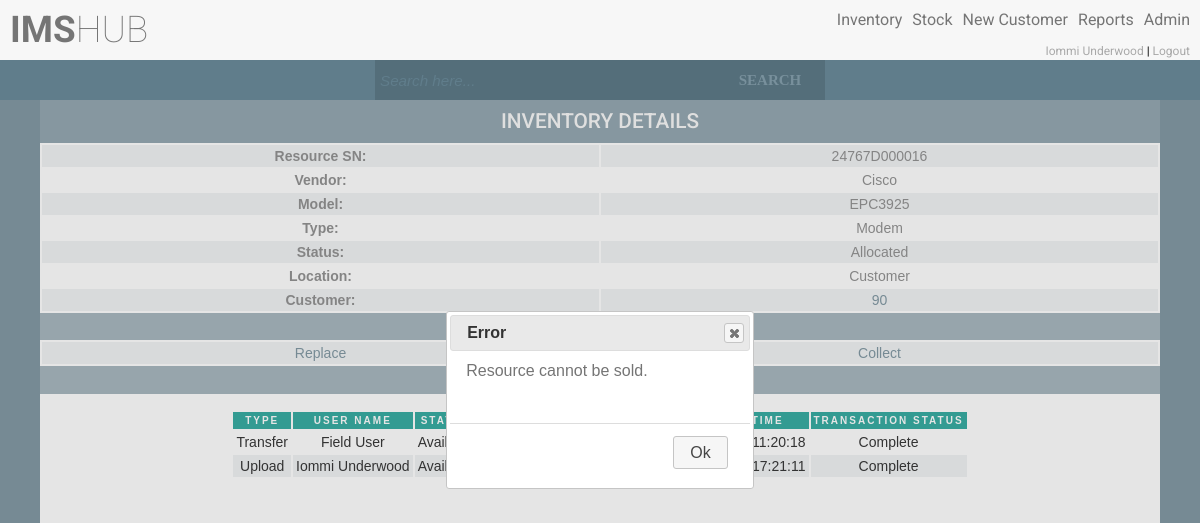
Page /viewInventoryDetails.php?id=77&cannotBeSold (signed in) on the earlier database version.
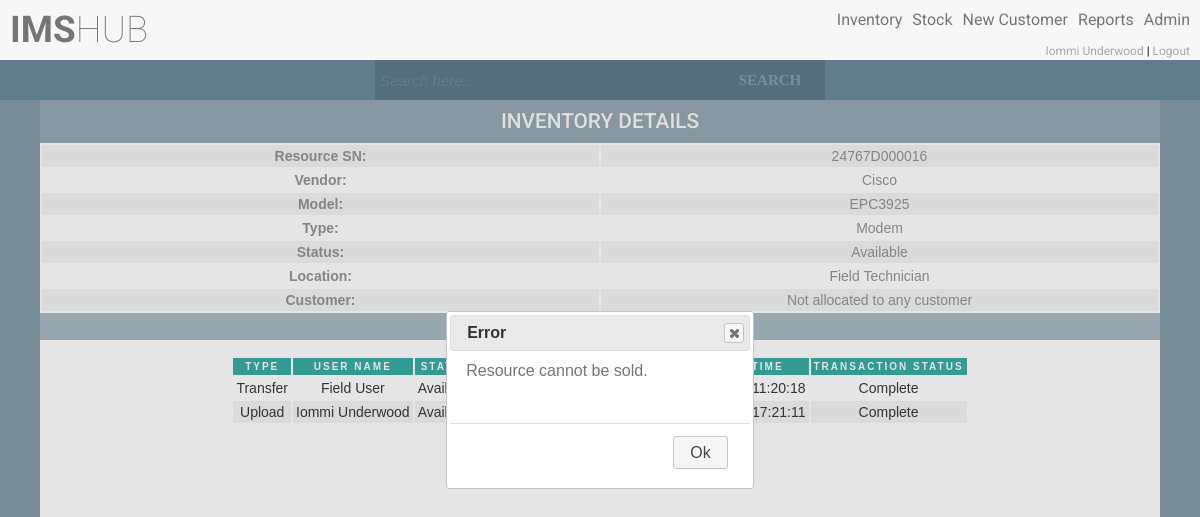
Same page on the later database version.
### tables this page shows
CREATE TABLE `users` (
  `uid` int(11) NOT NULL AUTO_INCREMENT,
  `name` varchar(50) NOT NULL,
  `surname` varchar(50) NOT NULL,
  `email` varchar(50) NOT NULL,
  `username` varchar(30) NOT NULL,
  `password` varchar(100) NOT NULL,
  `salt` varchar(32) NOT NULL,
  `user_type_id` int(11) NOT NULL,
  `user_status_id` int(11) NOT NULL,
  `resource_location_id` int(11) DEFAULT NULL,
  PRIMARY KEY (`uid`),
  UNIQUE KEY `uq_email` (`email`),
  UNIQUE KEY `uq_username` (`username`),
  KEY `fk_user_type_id` (`user_type_id`),
  KEY `fk_user_status_id` (`user_status_id`),
  CONSTRAINT `fk_user_status_id` FOREIGN KEY (`user_status_id`) REFERENCES `user_statuses` (`user_status_id`),
  CONSTRAINT `fk_user_type_id` FOREIGN KEY (`user_type_id`) REFERENCES `user_types` (`user_type_id`)
);

CREATE TABLE `resources` (
  `resource_id` int(11) NOT NULL AUTO_INCREMENT,
  `resource_unique_value` varchar(50) NOT NULL,
  `resource_model_id` int(11) NOT NULL,
  `resource_type_id` int(11) NOT NULL,
  `voucher_value_id` int(11) DEFAULT NULL,
  `resource_status_id` int(11) NOT NULL,
  `resource_location_id` int(11) NOT NULL,
  `customer_account_id` int(11) DEFAULT NULL,
  `last_transaction_id` int(11) DEFAULT NULL,
  `resource_latitude` float(10,6) DEFAULT NULL,
  `resource_longitude` float(10,6) DEFAULT NULL,
  `last_update_user` int(11) NOT NULL,
  PRIMARY KEY (`resource_id`),
  UNIQUE KEY `resource_unique_value_UNIQUE` (`resource_unique_value`),
  KEY `fk_resource_status_id` (`resource_status_id`),
  KEY `fk_resource_type_id` (`resource_type_id`),
  KEY `fk_resource_location_id` (`resource_location_id`),
  KEY `fk_customer_account_id` (`customer_account_id`),
  KEY `fk_resource_model_id` (`resource_model_id`),
  KEY `fk_voucher_value_id` (`voucher_value_id`),
  KEY `fk_last_transaction_id` (`last_transaction_id`),
  KEY `ix_resource_unique_value` (`resource_unique_value`),
  CONSTRAINT `fk_customer_account_id` FOREIGN KEY (`customer_account_id`) REFERENCES `customer_accounts` (`customer_account_id`),
  CONSTRAINT `fk_last_transaction_id` FOREIGN KEY (`last_transaction_id`) REFERENCES `transactions` (`transaction_id`),
  CONSTRAINT `fk_resource_location_id` FOREIGN KEY (`resource_location_id`) REFERENCES `resource_locations` (`resource_location_id`),
  CONSTRAINT `fk_resource_model_id` FOREIGN KEY (`resource_model_id`) REFERENCES `resource_models` (`resource_model_id`),
  CONSTRAINT `fk_resource_status_id` FOREIGN KEY (`resource_status_id`) REFERENCES `resource_statuses` (`resource_status_id`),
  CONSTRAINT `fk_voucher_value_id` FOREIGN KEY (`voucher_value_id`) REFERENCES `voucher_values` (`voucher_value_id`)
);

CREATE TABLE `resource_brands` (
  `resource_brand_id` int(11) NOT NULL AUTO_INCREMENT,
  `resource_brand` varchar(50) NOT NULL,
  PRIMARY KEY (`resource_brand_id`),
  UNIQUE KEY `uq_resource_brand` (`resource_brand`)
);

CREATE TABLE `resource_types` (
  `resource_type_id` int(11) NOT NULL AUTO_INCREMENT,
  `resource_type` varchar(50) NOT NULL,
  PRIMARY KEY (`resource_type_id`),
  UNIQUE KEY `uq_resource_type` (`resource_type`)
);

CREATE TABLE `resource_statuses` (
  `resource_status_id` int(11) NOT NULL AUTO_INCREMENT,
  `resource_status` varchar(50) NOT NULL,
  PRIMARY KEY (`resource_status_id`),
  UNIQUE KEY `uq_resource_status` (`resource_status`)
);

CREATE TABLE `resource_locations` (
  `resource_location_id` int(11) NOT NULL AUTO_INCREMENT,
  `resource_location_name` varchar(50) NOT NULL,
  `resource_location_description` varchar(200) NOT NULL,
  `resource_location_type_id` int(11) NOT NULL,
  `latitude` float(10,6) DEFAULT NULL,
  `longitude` float(10,6) DEFAULT NULL,
  PRIMARY KEY (`resource_location_id`),
  UNIQUE KEY `uq_resource_location_name` (`resource_location_name`),
  UNIQUE KEY `uq_resource_location_description` (`resource_location_description`),
  KEY `fk_resource_location_type_id` (`resource_location_type_id`),
  CONSTRAINT `fk_resource_location_type_id` FOREIGN KEY (`resource_location_type_id`) REFERENCES `resource_location_types` (`resource_location_type_id`)
);

### classes/inventory.php (the view, shortened to what the rows shown need)
<?php
class inventory
{
    private $_db,
        $_data;
    public function __construct($user = null)
    {
        $this->_db = db::getInstance();
    }
            ?>
        <?php
    public function getInventoryDetails($resourceId)
    {
        $sql = "SELECT
                    r.resource_id,
                    r.resource_unique_value,
                    rb.resource_brand,
                    CONCAT(rm.resource_model,
                            ' ',
                            IFNULL(r.voucher_value_id, '')) AS model,
                    rt.resource_type,
                    rs.resource_status,
                    rl.resource_location_name,
                    r.customer_account_id,
                    r.resource_latitude,
                    r.resource_longitude
                FROM
                    ims.resources r
                        INNER JOIN
                    ims.resource_models rm ON r.resource_model_id = rm.resource_model_id
                        INNER JOIN
                    ims.resource_brands rb ON rm.resource_brand_id = rb.resource_brand_id
                        INNER JOIN
                    ims.resource_types rt ON r.resource_type_id = rt.resource_type_id
                        INNER JOIN
                    ims.resource_statuses rs ON r.resource_status_id = rs.resource_status_id
                        INNER JOIN
                    ims.resource_locations rl ON r.resource_location_id = rl.resource_location_id
                where r.resource_id = {$resourceId}";
        $get = $this->_db->query($sql);
        if (!$get->count()) {
            echo 'could not get data';
        } else {
            foreach ($get->results() as $i) {
                $customer = 'Not allocated to any customer';
                $resourceUniqueValue = escape($i->resource_unique_value);
                $resourceBrand = escape($i->resource_brand);
                $resourceModel = escape($i->model);
                $resourceType = escape($i->resource_type);
                $resourceStatus = escape($i->resource_status);
                $resourceLocation = escape($i->resource_location_name);
                if (isset($i->customer_account_id)) {
                    $customerId = escape($i->customer_account_id);
                    $customer = '<a href="viewCustomerDetails.php?id=' . $customerId . '">' . $customerId . '</a>';
                }
                ?>
                <div class="separator">
                    <h1>Inventory Details</h1>
                </div>
                <table class="ctable">
                    <tr>
                        <td><b>Resource SN: </b></td>
                        <td><?php echo $resourceUniqueValue; ?></td>
                    </tr>
                    <tr>
                        <td><b>Vendor: </b></td>
                        <td><?php echo $resourceBrand; ?></td>
                    </tr>
                    <tr>
                        <td><b>Model: </b></td>
                        <td><?php echo $resourceModel; ?></td>
                    </tr>
                    <tr>
                        <td><b>Type: </b></td>
                        <td><?php echo $resourceType; ?></td>
                    </tr>
                    <tr>
                        <td><b>Status: </b></td>
                        <td><?php echo $resourceStatus; ?></td>
                    </tr>
                    <tr>
                        <td><b>Location: </b></td>
                        <td><?php echo $resourceLocation; ?></td>
                    </tr>
                    <tr>
                        <td><b>Customer: </b></td>
                        <td><?php echo $customer; ?></td>
                    </tr>
                </table>
                        <?php
            }
        }
    }
    public function getResourceHistory($resourceId)
    {
        ?>
        <div class="separator">
            <h2>Resource History</h2>
        </div>
        <?php
        $sql = "SELECT
                    t.transaction_id,
                    CONCAT(u.name, ' ', u.surname) as fullName,
                    rs.resource_status,
                    rl.resource_location_name,
                    t.customer_account_id,
                    t.initiation_timestamp,
                    tt.transaction_type,
                    ts.transaction_status
                FROM
                    ims.transactions t
                        INNER JOIN
                    ims.users u ON t.uid = u.uid
                        INNER JOIN
                    ims.resources r ON t.resource_id = r.resource_id
                        INNER JOIN
                    ims.resource_statuses rs ON t.resource_status_id = rs.resource_status_id
                        INNER JOIN
                    ims.resource_locations rl ON t.resource_location_id = rl.resource_location_id
                        INNER JOIN
                    ims.transaction_types tt ON t.transaction_type_id = tt.transaction_type_id
                        INNER JOIN
                    ims.transaction_statuses ts ON t.transaction_status_id = ts.transaction_status_id
                WHERE
                    t.resource_id = {$resourceId}
                ORDER BY t.transaction_id DESC";
        $get = $this->_db->query($sql);
        if (!$get->count()) {
        } else {
            ?>
            <div class="center-table">
                <table>
                    <tr>
                        <th>Type</th>
                        <th>User Name</th>
                        <th>Status</th>
                        <th>Location</th>
                        <th>Customer</th>
                        <th>Date & Time</th>
                        <th>Transaction Status</th>
                    </tr>
                </table>
            </div>
            <?php
        }
    }
    public function getInventoryOptions($resourceId)
    {
        $sql = "select
                    r.resource_id,
                    rs.resource_status_id,
                    rl.resource_location_id,
                    rl.resource_location_type_id,
                    r.customer_account_id,
                    rm.sell,
                    rm.install
                FROM
                    ims.resources r
                        LEFT JOIN
                    ims.resource_models rm ON r.resource_model_id = rm.resource_model_id
                        LEFT JOIN
                    ims.resource_statuses rs ON r.resource_status_id = rs.resource_status_id
                        LEFT JOIN
                    ims.resource_locations rl ON r.resource_location_id = rl.resource_location_id
                where r.resource_id like '$resourceId'";
        $get = $this->_db->query($sql);
        if (!$get->count()) {
        } else {
            foreach ($get->results() as $r) {
                $customerId = NULL;
                $resourceId = escape($r->resource_id);
                $resourceStatusId = escape($r->resource_status_id);
                $resourceLocationId = escape($r->resource_location_id);
                if (isset($r->customer_account_id)) {
                    $customerId = escape($r->customer_account_id);
                }
                $installFlag = escape($r->install);
                $user = new user();
                if ($installFlag == 1 && $customerId == null && $resourceStatusId == 1 && $resourceLocationId !== 7) {
                } elseif ($installFlag == 1 && $customerId !== null && $resourceStatusId == 2 && $resourceLocationId == 7) {
                    echo '<div class="separator">';
                    echo '<h2>options</h2>';
                    echo '</div>';
                    echo '<table class="ctable">';
                    echo '<tr>';
                    if ($user->hasPermission('orderReplaceResource') || $user->hasPermission('allAccess')) {
                        echo '<td><a href="replaceResource.php?id=' . $resourceId . '">Replace</a></td>';
                    }
                    if ($user->hasPermission('orderCollectResource') || $user->hasPermission('allAccess')) {
                        echo '<td><a href="collectResource.php?id=' . $resourceId . '">Collect</a></td>';
                    }
                    echo '</tr>';
                    echo '</table>';
                } else {
                }
            }
        }
    }
}

### header.php (shortened to what the rows shown need)
<?php
$user = new user();
if ($user->isLoggedIn()) {
    $name = escape($user->data()->name);
    $surname = escape($user->data()->surname);
    ?>
    <!DOCTYPE html>
    <html>
    <head>
        <link rel='stylesheet prefetch'
              href='http://ajax.googleapis.com/ajax/libs/jqueryui/1.11.2/themes/smoothness/jquery-ui.css'>
        <link rel="stylesheet" href="//code.jquery.com/ui/1.12.1/themes/base/jquery-ui.css">
        <link rel="stylesheet" href="css/style.css">
    </head>
    <body>
    <div class="width-height">
        <div class="fixheader">
            <div class="header">
                <div class="logo">
                    <?php
                    if ($user->hasPermission('access') || $user->hasPermission('allAccess')) {
                        echo '<h1 class="header-heading"><a href="main.php"><strong>IMS</strong>HUB</a></h1>';
                    }
                    ?>
                </div>
                <div class="menu">
                    <ul class="nav">
                        <?php
                        if ($user->hasPermission('access') || $user->hasPermission('allAccess')) {
                            echo '<br><div  class="user">
                                    <a href="profile.php">' . $name . ' ' . $surname . '</a>
                                    |
                                    <a href="logout.php">Logout</a>
                                  </div>';
                        }
                        ?>
                    </ul>
                </div>
            </div>
        </div>
    </body>
    </html>
    <?php
} else {
    $hash = new hash();
    redirect::to('index.php?' . hash::sha256('nologin' . $hash->getSalt()));
}
?>

Differences in the rows shown:
changed resources "Cisco": resource_status.resource_status "Allocated" → "Available"; resource_location.resource_location_name "Customer" → "Field Technician"; customer (not shown) → "Not allocated to any customer"; customer_account_id 90 → empty (drawn); customer_account "90" → (not shown)
